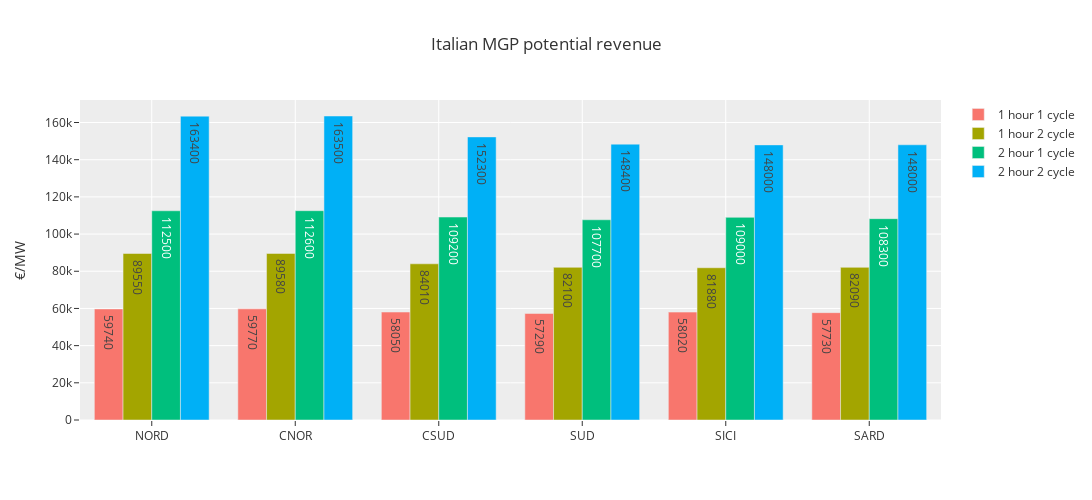

Notebook source saved alongside this figure:
### Markdown cell above
### Summary plot

### Code cell
fig = go.Figure()

fig.add_trace(go.Bar(
    x=single_cycle_1hr_df.index,
    y=single_cycle_1hr_df.revenue.values,
    name='1 hour 1 cycle'
))
fig.add_trace(go.Bar(
    x=dual_cycle_1hr_df.index,
    y=dual_cycle_1hr_df.revenue.values,
    name='1 hour 2 cycle'
))
fig.add_trace(go.Bar(
    x=single_cycle_2hr_df.index,
    y=single_cycle_2hr_df.revenue.values,
    name='2 hour 1 cycle'
))
fig.add_trace(go.Bar(
    x=dual_cycle_2hr_df.index,
    y=dual_cycle_2hr_df.revenue.values,
    name='2 hour 2 cycle'
))

fig.update_traces(texttemplate='%{value: .4r}')
fig.update_layout(
    title='Italian MGP potential revenue',
    yaxis_title='€/MW',
    barmode='group',
    template='ggplot2',
    width=1200,
    height=500
    )

fig.write_image('../figures/revenue-summarised.jpeg', scale=5, engine='orca')
fig

### Figure 1 — Plotly figure (JSON) as saved in the notebook; plotly's stock layout.template omitted (floating-point values rounded to 4 significant figures)
{"data": [{"name": "1 hour 1 cycle", "texttemplate": "%{value: .4r}", "type": "bar", "x": ["NORD", "CNOR", "CSUD", "SUD", "SICI", "SARD"], "y": [59740.0, 59770.0, 58050.0, 57290.0, 58020.0, 57730.0]}, {"name": "1 hour 2 cycle", "texttemplate": "%{value: .4r}", "type": "bar", "x": ["NORD", "CNOR", "CSUD", "SUD", "SICI", "SARD"], "y": [89550.0, 89580.0, 84010.0, 82100.0, 81880.0, 82090.0]}, {"name": "2 hour 1 cycle", "texttemplate": "%{value: .4r}", "type": "bar", "x": ["NORD", "CNOR", "CSUD", "SUD", "SICI", "SARD"], "y": [112500.0, 112600.0, 109200.0, 107700.0, 109000.0, 108300.0]}, {"name": "2 hour 2 cycle", "texttemplate": "%{value: .4r}", "type": "bar", "x": ["NORD", "CNOR", "CSUD", "SUD", "SICI", "SARD"], "y": [163400.0, 163500.0, 152300.0, 148400.0, 148000.0, 148000.0]}], "layout": {"barmode": "group", "height": 500, "title": {"text": "Italian MGP potential revenue"}, "width": 1200, "yaxis": {"title": {"text": "€/MW"}}}}
